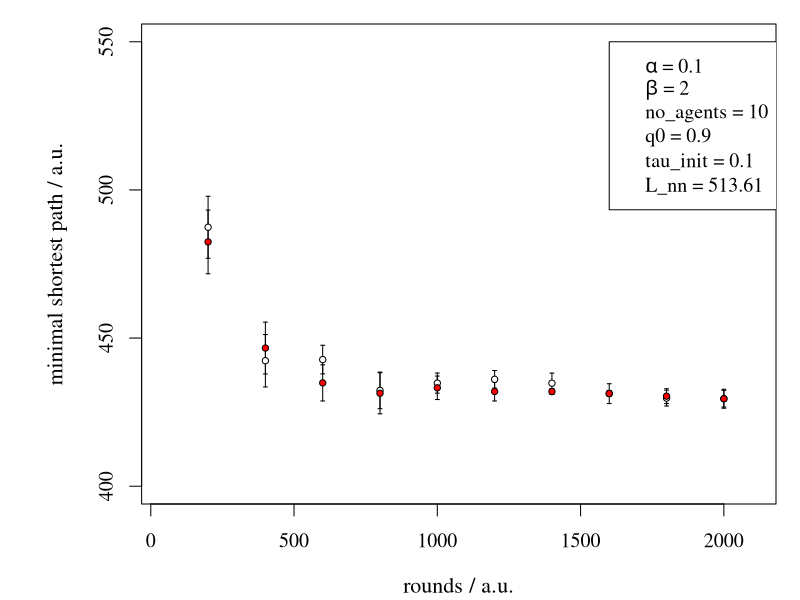

This figure's R source:
#Plot rounds vs. global_shortest_path_minimum

# alpha = 0.1;
# beta_0 = 2;
# no_agents = 10;     							
# rounds = 200:2000										
# start_city = 1;											
# q0 = 0.9;
# tau_init = 0.1;                                        
rm(list = ls())

#Daten einlesen
rounds = c(200,400,600,800,1000,1200,1400,1600,1800,2000)
global_shortest_path_average.V1 = c(487.4028,442.3497,442.7367,432.3335,434.8084, 436.0793, 434.7726, 431.2449,429.7371, 429.5303)
global_shortest_path_average.V2 = c(482.4596, 446.6279,434.8789,431.3724,433.2166,431.9794,431.9479,431.3109, 430.3957,429.5303)
errors.V1 = c(10.4641,8.8395,4.8312,6.1660,3.3879,2.9796,3.3960,3.3416,2.6631,2.8202)                        #Standardabweichung
errors.V2 = c(10.7538,8.7496,6.1061,6.9268,3.9622,3.2160,1,1, 2.5062,3.1934)

#Grafik
par(family="serif",oma=c(0,1,0,0),mgp=c(2.9,1,0),mar=c(4,4.9,1,1),cex.lab=1.1,cex=1.2)
plot(rounds,global_shortest_path_average.V1,type="n",
     xlim=c(50,2100),
     ylim=c(400,550),
     xlab=expression(paste("rounds"," / ", a.u.)),
     ylab=expression(paste("minimal shortest path"," / ", a.u.)),
     
)
y.errorbars.V1 <- function(rounds,global_shortest_path_average.V1,errors.V1,ebl=0.02){arrows(rounds,global_shortest_path_average.V1-errors.V1,rounds,global_shortest_path_average.V1+errors.V1,code=3,angle=90,length=ebl)}
y.errorbars.V1(rounds,global_shortest_path_average.V1,errors.V1)

y.errorbars.V2 <- function(rounds,global_shortest_path_average.V2,errors.V2,ebl=0.02){arrows(rounds,global_shortest_path_average.V2-errors.V2,rounds,global_shortest_path_average.V2+errors.V2,code=3,angle=90,length=ebl)}
y.errorbars.V2(rounds,global_shortest_path_average.V2,errors.V2)
points(rounds,global_shortest_path_average.V1,cex=0.7,pc=21,bg="white")
points(rounds,global_shortest_path_average.V2,cex=0.7,pc=21,bg="red")

legend(1600,550,c(expression(paste(alpha," = ",0.1)),expression(paste(beta," = ",2)),expression(paste(no_agents," = ",10)),expression(paste(q0," = ",0.9)),expression(paste(tau_init," = ",0.1)),expression(paste(L_nn," = ",513.61))))


#dev.copy2pdf(file="rounds_vs_shortestpath.pdf",height=7,width=12)